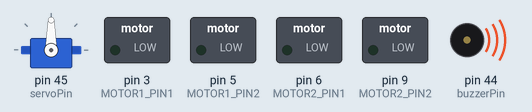
A sketch run on a simulated Arduino Mega 2560, built with avr-gcc and run on an emulated ATmega2560. Shown: servo, switched loads named in the sketch (green lamp = pin HIGH), buzzer (waves = sounding).

Above: at 0.1 s.
Timing chart, 0 to 1.8 s (numbered marks = the images above):
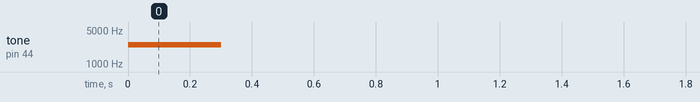

The sketch:

DriveJR_-_ON_BOARD_CODE.ino
```cpp
/*  CODE WRITTEN BY JOSANU RARES IONUT for the project DriveJR - The Smart Car
 *  VERSION: 1.0
 *  LAST MODIFIED: 08.06.2017
 */
#include <dht.h>
#include <Servo.h>

#include <SoftwareSerial.h>

int bluetoothTx = 4;
int bluetoothRx = 2;

SoftwareSerial bluetooth(bluetoothTx, bluetoothRx);

//----------FRONT UltraSonic------
#define trigPinSL 53 //DIGITAL
#define echoPinSL 52 //DIGITAL
#define trigPinSR 48 //DIGITAL
#define echoPinSR 49 //DIGITAL
#define trigPinFRONT 50 //DIGITAL
#define echoPinFRONT 51 //DIGITAL
#define frontTimeout 20000 //timeout if out of range
//----------BACK UltraSonic-------
#define echoPinBACK 0 //DIGITAL
#define trigPinBACK 0//DIGITAL
#define echoPinBR 0//DIGITAL
#define trigPinBR 0//DIGITAL
#define echoPinBL 0//DIGITAL
#define trigPinBL 0//DIGITAL
//-----------PWM------------------
#define servoPin 45 //PWM
#define buzzerPin 44 //PWM
//-----------ACC & GYRO-----------
#define INT_Acc 47 //DIGITAL
#define SCL_Acc A8//ANALOG
#define SDA_Acc A9//ANALOG
//--------ADDITIONAL SENSORS-----
#define tempSensor 46 //DIGITAL
#define encoderPin A0 //DIGITAL


//--------MOTOR DRIVER-----------
#define MOTOR2_PIN1 6
#define MOTOR2_PIN2 9
#define MOTOR1_PIN1 3
#define MOTOR1_PIN2 5
//--------------------SENSOR ENABLE------------------
bool SideSensor_R_ENABLED = true;
bool SideSensor_L_ENABLED = true;
bool FrontSensor_ENABLED = true;
//---------------------------------------------------

//--------------------PARKING VARIABLES--------------

float distanceBetweenObjects;
float carWidth = 16.0;
float carLenght = 26.0;
float widthError = 3.0;
float lenghtError = 5.0;
bool searchingStarted = false;
bool parkAvailable = true; //true for debugging

//---------------------------------------------------

unsigned long timerServo;
int servoCounter;

int frontLastObstaclePos = 0; //-1 left | 0 unknown | 1right
int avoidDistance = 30; // in CM

Servo frontServo;

int driveSpeed = 200;
String speedLevel = "MID";
int frontServoPos = 90; // LEFT = 15 / MID = 90 / RIGHT = 165 - HAS TO BE CALIBRATED
long duration, distance, SideSensor_R, SideSensor_L, FrontSensor; //SonarSensor
String distanceLevel = "HIGH"; //HIGH - 30+cm | MID - 15cm-29cm | LOW - 5cm-14cm

float RPM; //encoder RPM
float ROT;
bool rotCounted = false;
float countedHoles;
float oldCountedHoles;
int encoderCounter = 2;

float wheelDiameter = 0.065; //metric
float traveledDistance;

float temperature;
float humidity;
dht DHT;

void setup() {
  pinMode(MOTOR1_PIN1, OUTPUT);
  pinMode(MOTOR1_PIN2, OUTPUT);
  pinMode(MOTOR2_PIN1, OUTPUT);
  pinMode(MOTOR2_PIN2, OUTPUT);

  pinMode(trigPinSR, OUTPUT);
  pinMode(echoPinSR, INPUT);
  pinMode(trigPinSL, OUTPUT);
  pinMode(echoPinSL, INPUT);
  pinMode(trigPinFRONT,OUTPUT);
  pinMode(echoPinFRONT,INPUT);
  pinMode(43,INPUT);
  pinMode(bluetoothTx,OUTPUT);
  pinMode(bluetoothRx,INPUT);

  frontServo.attach(servoPin);
  frontServo.write(frontServoPos); //Sets the servo's pos at 90 degrees | Seteaza pozitia servoului la 90 de grade
  Serial.begin(9600);
  tone(buzzerPin,2500,300);
  delay(500);
  bluetooth.begin(115200);
}

void loop() {
  //obstacleAvoid(driveSpeed);
  //followFrontObject();
  //servoPosition();
  //calculateAproxDistance();
  //readTempHum();


  //****DEOARECE MODULUI BLUETOOTH FOLOSIT S-A DEFECTAT,
  //****PEZENTAREA FUNCTIILOR SE VA FACE MANUAL,
  //****SCOTAND FUNCTIA CE TREBUIE PREZENTATA DIN COMENTARII
}

void followFrontObject(){
  frontServo.write(90); //set the servo to 90degrees
  SonarSensor(trigPinFRONT, echoPinFRONT);
  if(distance >= 100){
  FrontSensor = 100;
  }
  FrontSensor = distance;

  if(FrontSensor < avoidDistance*2){
    go(0,0);
    //tone(buzzerPin,3000,100);
  }
  if(FrontSensor > avoidDistance*2 && FrontSensor < avoidDistance){
    go(driveSpeed,driveSpeed);
    //tone(buzzerPin,3000,300);
  }
  if(FrontSensor > avoidDistance*2 && FrontSensor > avoidDistance && driveSpeed<=205){
    go(driveSpeed+50,driveSpeed+50);
    //tone(buzzerPin,3000,500);
  }
  if(FrontSensor > avoidDistance*2 && FrontSensor > avoidDistance && driveSpeed>205){
    go(driveSpeed,driveSpeed);
    //tone(buzzerPin,3000,500);
  }
}

void calculateAproxDistance(){
  go(100,100);
  if(digitalRead(A0) == 0){
  encoderCounter++;
  }
  if(digitalRead(A0) == 1){
  encoderCounter = 0;
  }
  if(encoderCounter == 1){
    countedHoles++;
  }
  traveledDistance = countedHoles / 20 * wheelDiameter * 3.14;
   Serial.println(traveledDistance);
   if(traveledDistance > 1.00){
   tone(buzzerPin,3000,500);
   }
}

void readTempHum(){

  int chk = DHT.read11(tempSensor);
  temperature = DHT.temperature;
  humidity = DHT.humidity;
}

void speedController(){ //Speed controller
  if(speedLevel == "HIGH"){
    driveSpeed = 255;
  }
  else if(speedLevel == "MID"){
    driveSpeed = 150;
  }
  else if(speedLevel == "LOW"){
    driveSpeed = 80;
  }
}

void remoteController(int carSpeed){ // Remote controller
  //use carSpeed;
}

void findParkingPlace(){ // Find Parking Place
  if(speedLevel == "LOW"){
    //...
  }
}

void park(int parkSpeed){ // Auto-Park mode
  if(parkAvailable){
    //...
  }
}


void servoPosition(){ //Returns servoPosition / controlls servo's rotation | Returneaza pozitia servomotorului / controleaza servomotorul
  if(millis() - timerServo > 330){
    servoCounter++;
    timerServo = millis();
  }
  if(servoCounter == 4){
    servoCounter = 0;
  }
  switch (servoCounter){
        case 0:
        frontServo.write(frontServoPos);
        frontServoPos = 45;
        break;

        case 1:
        frontServo.write(frontServoPos);
        frontServoPos = 90;
        break;

        case 2:
        frontServo.write(frontServoPos);
         frontServoPos = 135;
        break;

        case 3:
        frontServoPos = 90;
        frontServo.write(frontServoPos);
        break;
  }
}

void USSensors(){ //Using SonarSensor() + trigPin and echoPin arguments, we can read each sensor's value | Folosind functia SonarSensor() + argumentele trigPin si echoPin, putem citi valorile fiecarui senzor separat
  SonarSensor(trigPinSR, echoPinSR);
  if(distance >= 100){
  SideSensor_R = 100;
  }
  SideSensor_R = distance;

  SonarSensor(trigPinSL, echoPinSL);
  if(distance >= 100){
  SideSensor_L = 100;
  }
  SideSensor_L = distance;

  SonarSensor(trigPinFRONT, echoPinFRONT);
  if(distance >= 100){
  FrontSensor = 100;
  }
  FrontSensor = distance;
}

void obstacleAvoid(int avoidSpeed){ //Drive Assist mode function | Functie utilizata pentru modul Drive Assist
  USSensors(); //READ DATA FROM UltraSonic sensors | Citeste datele de la senzorii de distanta cu ultrasunete
 // servoPosition();
  if(SideSensor_R < avoidDistance && SideSensor_R_ENABLED == true){ //Conditie senzor lateral, fata
    frontLastObstaclePos = 1;
    tone(buzzerPin,2500,300);
    go(-avoidSpeed,avoidSpeed);
    delay(150);
  }
  else if(SideSensor_L < avoidDistance && SideSensor_L_ENABLED == true){ //Conditie senzor lateral, stanga
    frontLastObstaclePos = -1;
    tone(buzzerPin,2500,300);
    go(avoidSpeed,-avoidSpeed);
    delay(150);
  }
  else if(FrontSensor < avoidDistance && FrontSensor_ENABLED == true){ //Conditie senzor frontal + servo TO FIXXXXXXXXXXXXXXXXXXXXXXXXXXXXXXXX
      tone(buzzerPin,2500,300);
      switch (frontServoPos) { //Cazuri pozitie servo
        case 45:
        go(-avoidSpeed,-avoidSpeed);
        delay(300);
        go(-avoidSpeed,avoidSpeed);
        delay(450);
        break;
        case 90:
        go(-avoidSpeed,-avoidSpeed);
        delay(500);
        go(-avoidSpeed,avoidSpeed);
        delay(500);
        break;
        case 135:
         go(-avoidSpeed,-avoidSpeed);
        delay(300);
        go(-avoidSpeed,avoidSpeed);
        delay(450);
        break;
      }

  }
  else{
    go(avoidSpeed,avoidSpeed);
    remoteController(driveSpeed);
  }
}

void SonarSensor(int trigPin,int echoPin) //Used to read the distance sensors | Functia este folosita pentru a citi valorile senzorilor de distanta
{
digitalWrite(trigPin, LOW);
delayMicroseconds(2);
digitalWrite(trigPin, HIGH);
delayMicroseconds(10);
digitalWrite(trigPin, LOW);
duration = pulseIn(echoPin, HIGH); //set timeout to 20000 *optional
if(duration != 0){
distance = (duration/2) / 29.1;
}
else{
  distance = 100;
}
Serial.println(distance);
}

void go(int speedLeft, int speedRight) { // go(speed1,speed2), motor driver control
  if (speedLeft > 0) {
    analogWrite(MOTOR1_PIN1, speedLeft);
    analogWrite(MOTOR1_PIN2, 0);
  }
  else {
    analogWrite(MOTOR1_PIN1, 0);
    analogWrite(MOTOR1_PIN2, -speedLeft);
  }

  if (speedRight > 0) {
    analogWrite(MOTOR2_PIN1, speedRight);
    analogWrite(MOTOR2_PIN2, 0);
  }else {
    analogWrite(MOTOR2_PIN1, 0);
    analogWrite(MOTOR2_PIN2, -speedRight);
  }
}
```
